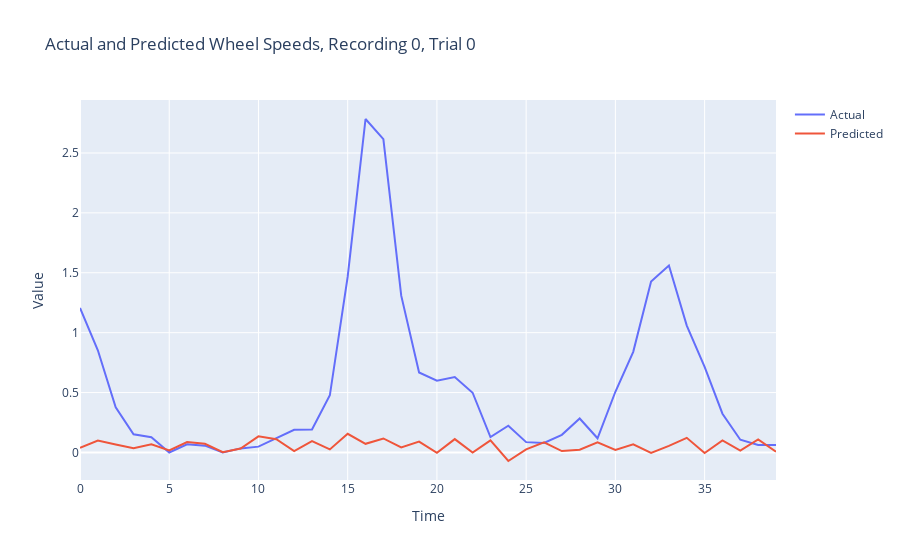
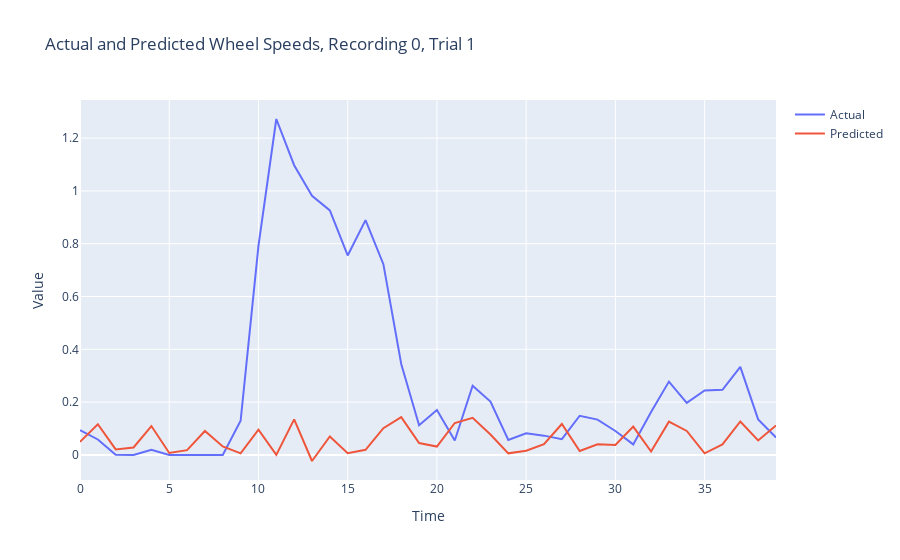
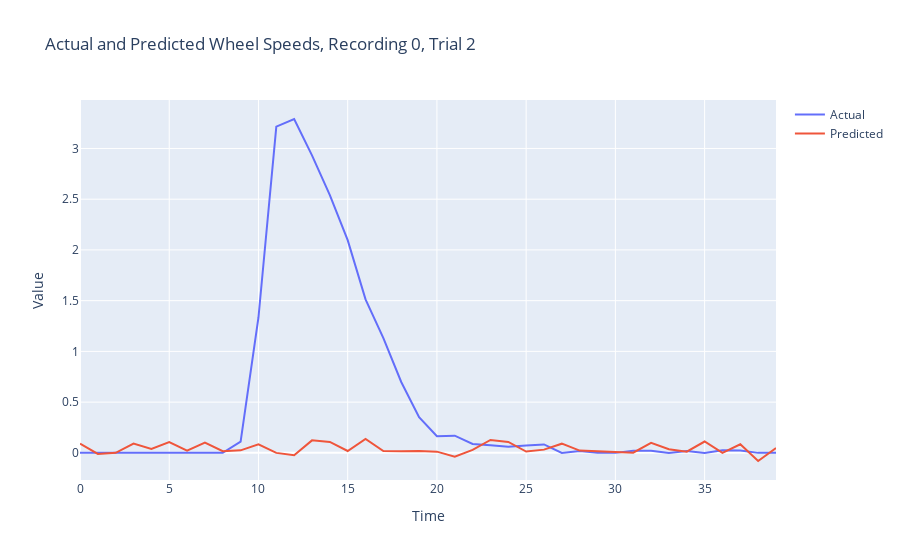
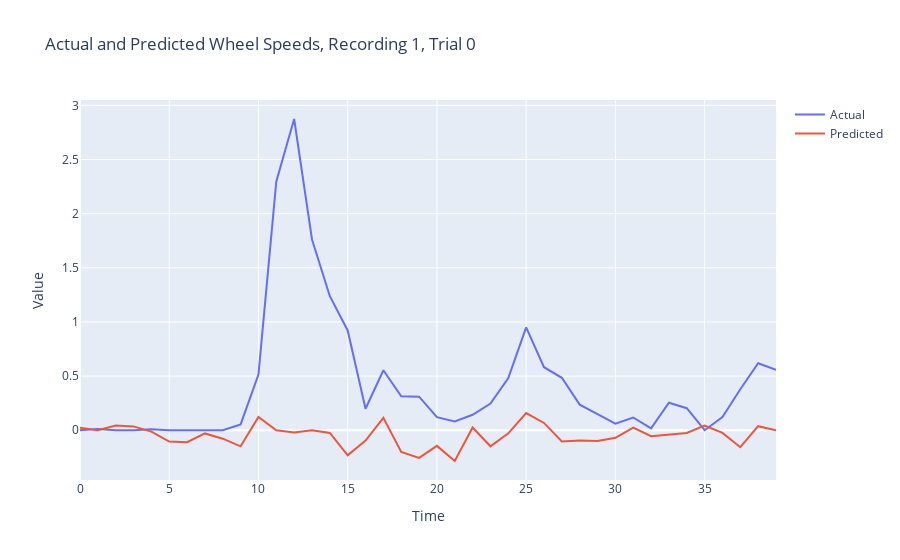

The notebook cell these images were saved under, in order:
### Code cell
for recording in range(num_sessions):
    loss_item = evaluate_recording(recording, X_test[recording], Y_test[recording], reduced_rank_model, loss_fn, plot=True)
    print(f'Evaluation, Recording {recording}, Loss {loss_item}')
